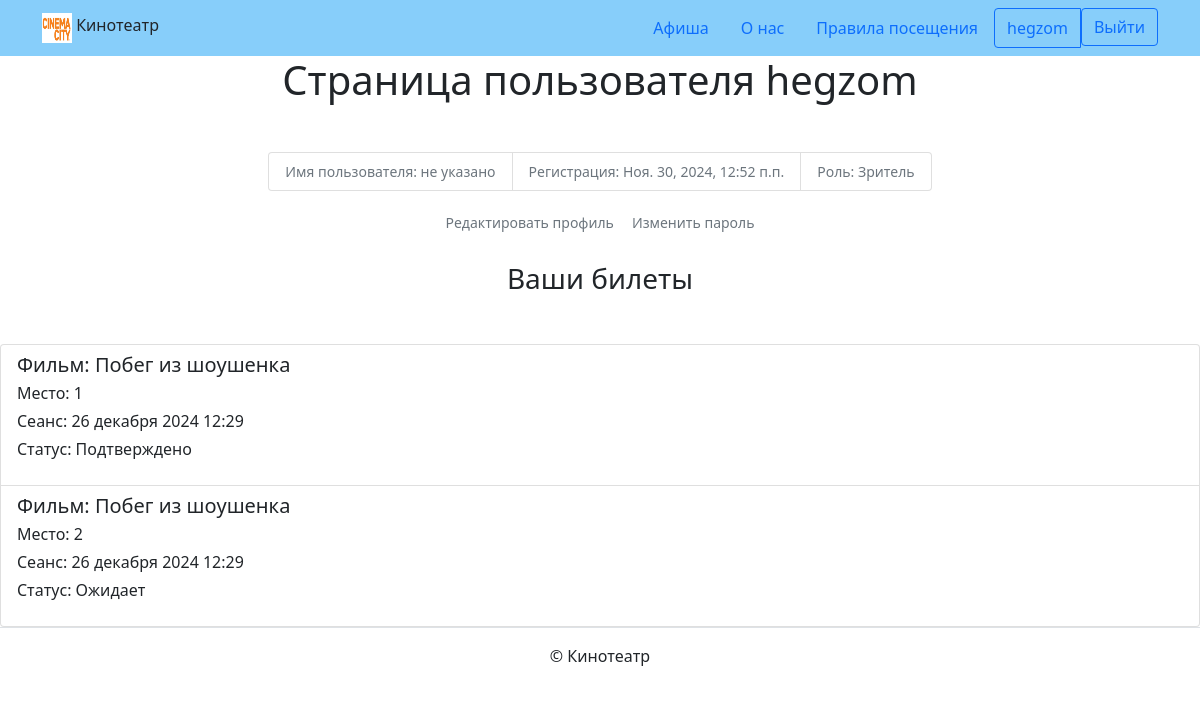
Screenshot of /profile/hegzom/ (signed in) with the database file from the repository.
### cinema/models.py (models this page shows, shortened)
class isReservation(models.Model):
    STATUS_CHOICES = [
        ("PENDING", "Ожидает"),
        ("CONFIRMED", "Подтверждено"),
        ("CANCELLED", "Отменено"),
    ]
    session = models.ForeignKey(
        Session,
        on_delete=models.CASCADE,
        verbose_name="Сеанс",
        related_name="reservations"
    )
    user = models.ForeignKey(
        User,
        on_delete=models.CASCADE,
        verbose_name="Зритель",
        related_name="reservations"
    )
    seat = models.ForeignKey(
        Seat,
        on_delete=models.CASCADE,
        verbose_name="Место",
        related_name="reservations"
    )
    status = models.CharField(
        "Статус",
        max_length=10,
        choices=STATUS_CHOICES,
        default="PENDING"
    )
    class Meta:
        verbose_name = "Бронирование"
        verbose_name_plural = "Бронирования"

class Session(models.Model):
    movie = models.ForeignKey(
        Movie,
        on_delete=models.CASCADE,
        verbose_name="Фильм",
        related_name="sessions"
    )
    hall = models.ForeignKey(
        Hall,
        on_delete=models.CASCADE,
        verbose_name="Кинозал",
        related_name="sessions"
    )
    start_time = models.DateTimeField()
    class Meta:
        verbose_name = "Сеанс"
        verbose_name_plural = "Сеансы"

class Movie(models.Model):
    title = models.CharField("Название", max_length=256
                             )
    description = models.TextField("Описание")
    duration = models.DurationField("Продолжительность")
    poster = models.ImageField("Постер", upload_to='posters')
    class Meta:
        verbose_name = "Фильм"
        verbose_name_plural = "Фильмы"

class Seat(models.Model):
    session = models.ForeignKey(
        Session,
        on_delete=models.CASCADE,
        verbose_name="Сеанс",
        related_name="seats"
    )
    number = models.PositiveIntegerField("Номер места")
    is_reserved = models.BooleanField(
        default=False,
        verbose_name="Занято ли место"
    )
    class Meta:
        verbose_name = "Место"
        verbose_name_plural = "Места"

### cinema/views.py (the view)
# urls.py: path('profile/<str:username>/', views.ProfileView.as_view(), name='profile'),
class ProfileView(TemplateView):
    template_name = 'cinema/profile.html'
    def get_context_data(self, **kwargs):
        context = super().get_context_data(**kwargs)
        username = self.kwargs['username']
        user = get_object_or_404(get_user_model(), username=username)
        context['profile'] = user
        if user.groups.filter(name='Admin').exists():
            role = 'Администратор'
        elif user.groups.filter(name='Cashier').exists():
            role = 'Кассир'
        else:
            role = 'Зритель'
        context['role'] = role
        if role == 'Кассир':
            user_reservations = (
                isReservation.objects.select_related('session', 'seat', 'session__movie', 'user')
                .order_by(
                    Case(
                        When(status='PENDING', then=0),
                        When(status='CONFIRMED', then=1),
                        When(status='CANCELLED', then=2),
                        default=3,
                    )
                )
            )
        elif role == 'Зритель':
            user_reservations = (
                isReservation.objects.filter(user=user)
                .select_related('session', 'seat', 'session__movie')
            )
        else:
            user_reservations = None
        context['user_reservations'] = user_reservations
        return context

### templates/cinema/profile.html (shortened to what this page needs)
{% extends "base.html" %}
{% block content %}
  <h1 class="mb-5 text-center">Страница пользователя {{ profile.username }}</h1>
  <small>
    <ul class="list-group list-group-horizontal justify-content-center mb-3">
      <li class="list-group-item text-muted">
        Имя пользователя: {% if profile.get_full_name %}{{ profile.get_full_name }}{% else %}не указано{% endif %}
      </li>
      <li class="list-group-item text-muted">
        Регистрация: {{ profile.date_joined }}
      </li>
      <li class="list-group-item text-muted">
        Роль: {{ role }}
      </li>
    </ul>
    <ul class="list-group list-group-horizontal justify-content-center">
      {% if user.is_authenticated and request.user == profile %}
        <a class="btn btn-sm text-muted" href="{% url 'cinema:edit_profile' profile.id %}">Редактировать профиль</a>
        <a class="btn btn-sm text-muted" href="{% url 'password_change' %}">Изменить пароль</a>
      {% endif %}
    </ul>
  </small>
  <br>
  {% if role == 'Зритель' %}
    <h3 class="mb-5 text-center">Ваши билеты</h3>
    {% if user_reservations %}
      <div class="list-group">
        {% for reservation in user_reservations %}
          <a href="{% url 'cinema:session_detail' session_id=reservation.session.id %}" class="list-group-item list-group-item-action">
            <h5 class="mb-1">Фильм: {{ reservation.session.movie.title }}</h5>
            <p class="mb-1">Место: {{ reservation.seat.number }}</p>
            <p class="mb-1">Сеанс: {{ reservation.session.start_time|date:"d E Y H:i" }}</p>
            <p>Статус: {{ reservation.get_status_display }}</p>
          </a>
        {% endfor %}
      </div>
    {% else %}
      <p>У вас нет забронированных билетов.</p>
    {% endif %}
  {% endif %}
{% endblock %}

### templates/includes/header.html (shortened to what this page needs)
{% load static %}
{% with request.resolver_match.view_name as view_name %}
  <header>
    <nav class="navbar navbar-light" style="background-color: lightskyblue">
      <div class="container">
        <a>
          <img src="{% static 'img/logo.png' %}" width="30" height="30" class="d-inline-block align-top" alt="">
          Кинотеатр
        </a>
        <ul class="nav nav-pills">
          <li class="nav-item">
            <a class="nav-link {% if view_name == 'cinema:index' %}active{% endif %}" href="{% url 'cinema:index' %}">
              Афиша
            </a>
          </li>
          <li class="nav-item">
            <a class="nav-link {% if view_name == 'pages:about' %}active{% endif %}" href="{% url 'pages:about' %}">
              О нас
            </a>
          </li>
          <li class="nav-item">
            <a class="nav-link {% if view_name == 'pages:rules' %}active{% endif %}" href="{% url 'pages:rules' %}">
              Правила посещения
            </a>
          </li>
          {% if user.is_authenticated %}
            <div class="btn-group" role="group" aria-label="Basic outlined example">
              <button type="button" class="btn btn-outline-primary">
                <a class="text-decoration-none text-reset" href="{% url 'cinema:profile' user.username %}">
                  {{ user.username }}
                </a>
              </button>
              <form action="{% url 'logout' %}" method="post" class="d-inline">
                <button type="submit" class="btn btn-outline-primary">Выйти</button>
              </form>
            </div>
          {% endif %}
        </ul>
      </div>
    </nav>
  </header>
{% endwith %}

### rows the page displays
isReservation: session.movie "Побег из шоушенка", seat.number "1", session.start_time "26 декабря 2024 12:29", status "Подтверждено"
isReservation: session.movie "Побег из шоушенка", seat.number "2", session.start_time "26 декабря 2024 12:29", status "Ожидает"

### other values shown
{{ user.username }} "hegzom"
{{ profile.username }} "hegzom"
{{ profile.date_joined }} "Ноя. 30, 2024, 12:52 п.п."
{{ role }} "Зритель"
